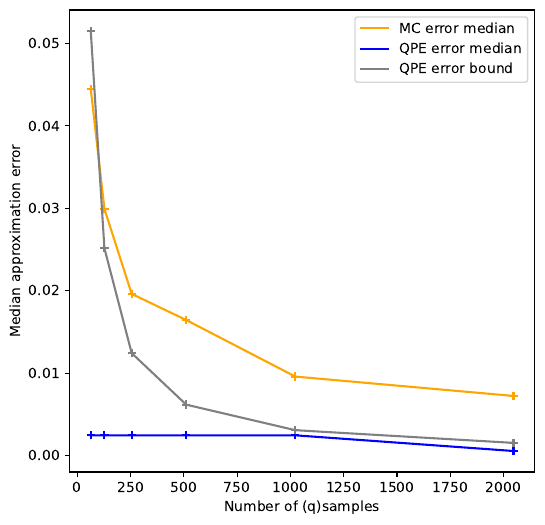

This figure's Python source:
'''
(C) Copyright Siemens AG 2023

SPDX-License-Identifier: MIT
'''
import pickle

import numpy as np
import tqdm
from matplotlib import pyplot as plt
from numpy import random
from qiskit import Aer

from quantum_policy_evaluation import OneStepBanditQPE, n_samples_from_t, eps_bound


def sample_return(loose_prob_left, loose_prob_right, prob_left, horizon):
    """
    Sample one return classically
    """
    ret = 0
    for _ in range(horizon):
        action = "left" if random.rand(1) <= prob_left else "right"
        if action == "left":
            reward = 0 if random.rand(1) <= loose_prob_left else 1
        if action == "right":
            reward = 0 if random.rand(1) <= loose_prob_right else 1
        ret += reward
    return ret


# bandit parameters
loose_prob_left = 0.55
loose_prob_right = 0.65
# policy
prob_left = 0.5
# backend
backend = Aer.get_backend("statevector_simulator")
# n that determines number of samples
n_list = range(5, 11)
# how many runs per number of samples
n_runs = 1000

if __name__ == "__main__":
    qpe_dists = {}
    mc_dists = {}
    for n in n_list:
        n_samples = n_samples_from_t(n)
        # mote carlo
        mc_returns = []
        for _ in tqdm.tqdm(range(n_runs), desc="MC runs"):
            mc_return = 1 / n_samples * sum([
                sample_return(loose_prob_left, loose_prob_right, prob_left, horizon=1)
                for _ in range(n_samples)
            ])
            mc_returns.append(mc_return)
        mc_dists[n] = mc_returns
        # qpe
        qpe = OneStepBanditQPE(
            loose_prob_left=loose_prob_left,
            loose_prob_right=loose_prob_right,
            t_eval_qubits=n,
            backend=backend,
            cache_dir="./bandit_qpe_cache/1_rounds",
            verbose=True
        )
        dist = qpe.get_return_dist_exact(prob_left)
        print(dist)
        qpe_returns = random.choice(list(dist.keys()), size=n_runs, p=list(dist.values()))
        qpe_dists[n] = qpe_returns

    gt_ret = prob_left * (1 - loose_prob_left) + (1 - prob_left) * (1 - loose_prob_right)

    t_list = list(qpe_dists.keys())
    qpe_dists = list(qpe_dists.values())
    qpe_error_dists = [abs(qpe_dist - gt_ret) for qpe_dist in qpe_dists]
    qpe_error_means = [np.median(error_dist) for error_dist in qpe_error_dists]

    mc_dists = list(mc_dists.values())
    mc_error_dists = [abs(np.array(mc_dist) - gt_ret) for mc_dist in mc_dists]
    mc_error_means = [np.median(error_dist) for error_dist in mc_error_dists]

    fig, ax = plt.subplots(1, figsize=(6, 6))
    n_samples_list = [n_samples_from_t(t) for t in t_list]
    # MC
    ax.plot(n_samples_list, mc_error_means, color="orange", label="MC error median")
    ax.scatter(n_samples_list, mc_error_means, color="orange", marker="+")
    # QPE
    ax.plot(n_samples_list, qpe_error_means, color="blue", label="QPE error median")
    ax.scatter(n_samples_list, qpe_error_means, color="blue", marker="+")
    # eps bound
    ax.plot(n_samples_list, [eps_bound(t, 1, 0) for t in t_list], color="grey", label="QPE error bound")
    ax.scatter(n_samples_list, [eps_bound(t, 1, 0) for t in t_list], color="grey", marker="+")

    ax.legend(loc="best")
    ax.set_xlabel("Number of (q)samples")
    ax.set_ylabel("Median approximation error")
    plt.savefig("figure_3.pdf", bbox_inches="tight")
    plt.show()
